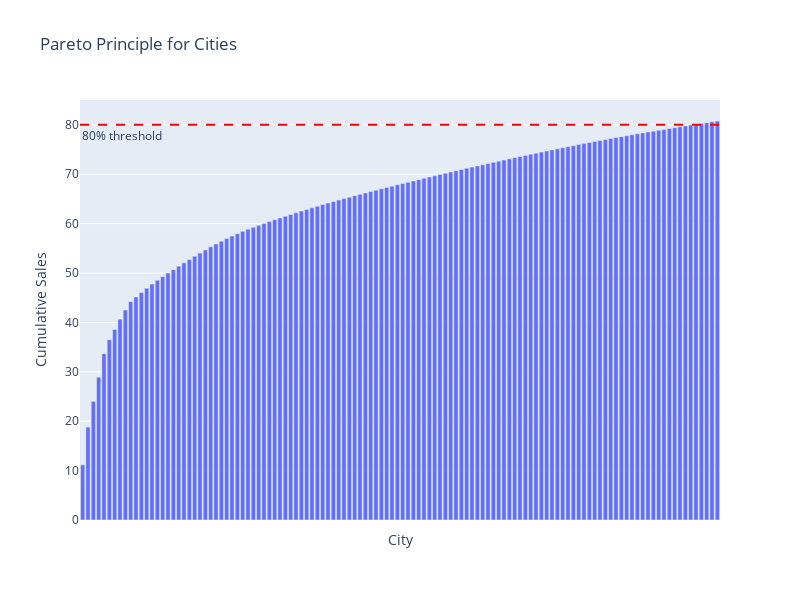

Notebook source saved alongside this figure:
### Code cell
fig = px.bar(city_profit_20,  
             x='City_State', y='cumsum_perc',
             labels={'cumsum_perc': 'Cumulative Sales'},
             title='Pareto Principle for Cities',
             height=600, width=800)

fig.add_hline(y=80, line_dash="dash", line_color="red", annotation_text="80% threshold", 
              annotation_position="bottom left")

fig.update_xaxes(showticklabels=False, title='City')

fig.show()

print(f'The top 20% of cities contribute to {city_profit_20.iloc[-1]["cumsum_perc"]:.2f}% of the total sales.')

### Figure 1 — Plotly figure (JSON) as saved in the notebook; plotly's stock layout.template omitted (floating-point values rounded to 4 significant figures)
{"data": [{"alignmentgroup": "True", "hovertemplate": "City_State=%{x}<br>Cumulative Sales=%{y}<extra></extra>", "legendgroup": "", "marker": {"color": "#636efa", "pattern": {"shape": ""}}, "name": "", "offsetgroup": "", "orientation": "v", "showlegend": false, "textposition": "auto", "type": "bar", "x": ["New York City, New York", "Los Angeles, California", "Seattle, Washington", "San Francisco, California", "Philadelphia, Pennsylvania", "Houston, Texas", "Chicago, Illinois", "San Diego, California", "Detroit, Michigan", "Jacksonville, Florida", "San Antonio, Texas", "Newark, Delaware", "Dallas, Texas", "Lafayette, Indiana", "Atlanta, Georgia", "Minneapolis, Minnesota", "Springfield, Virginia", "Providence, Rhode Island", "Columbus, Ohio", "Henderson, Kentucky", "Jackson, Michigan", "Springfield, Missouri", "Lakewood, New Jersey", "Columbus, Georgia", "Arlington, Virginia", "Charlotte, North Carolina", "Burlington, North Carolina", "Denver, Colorado", "Milwaukee, Wisconsin", "Phoenix, Arizona", "Columbia, Maryland", "North Las Vegas, Nevada", "Indianapolis, Indiana", "Buffalo, New York", "Burlington, Vermont", "Miami, Florida", "Long Beach, New York", "Lancaster, Ohio", "Newark, Ohio", "Anaheim, California", "Columbus, Indiana", "Fresno, California", "Yonkers, New York", "Aurora, Illinois", "Jackson, Mississippi", "Sacramento, California", "Louisville, Kentucky", "Tallahassee, Florida", "Richmond, Kentucky", "Huntsville, Texas", "Roswell, Georgia", "Fort Worth, Texas", "Oklahoma City, Oklahoma", "Wilmington, Delaware", "Cleveland, Ohio", "Tucson, Arizona", "Omaha, Nebraska", "Richmond, Indiana", "Columbia, South Carolina", "Baltimore, Maryland", "Lawrence, Massachusetts", "San Jose, California", "Nashville, Tennessee", "Austin, Texas", "Rochester, New York", "Chesapeake, Virginia", "Oakland, California", "Memphis, Tennessee", "Arlington, Texas", "Springfield, Oregon", "Virginia Beach, Virginia", "Everett, Massachusetts", "Springfield, Ohio", "Lakeland, Florida", "Jacksonville, North Carolina", "Tulsa, Oklahoma", "Franklin, Massachusetts", "Alexandria, Virginia", "Clinton, Maryland", "Mobile, Alabama", "Lafayette, Louisiana", "Madison, Wisconsin", "Midland, Michigan", "Tampa, Florida", "Columbia, Tennessee", "Richmond, Virginia", "Concord, North Carolina", "Brentwood, California", "Louisville, Colorado", "Morristown, New Jersey", "Fairfield, Connecticut", "Long Beach, California", "Fort Lauderdale, Florida", "Round Rock, Texas", "Lowell, Massachusetts", "Franklin, Wisconsin", "Jamestown, New York", "Great Falls, Montana", "Florence, Kentucky", "Plainfield, New Jersey", "Raleigh, North Carolina", "Toledo, Ohio", "Dover, New Hampshire", "Harrisonburg, Virginia", "Santa Barbara, California", "Lakeville, Minnesota", "Gilbert, Arizona", "Pasadena, California", "Aurora, Colorado", "Portland, Oregon", "Watertown, New York", "Mesa, Arizona", "Cranston, Rhode Island", "Knoxville, Tennessee", "Kenosha, Wisconsin", "Parma, Ohio", "Oceanside, New York", "Westminster, California", "Bellingham, Washington", "Amarillo, Texas"], "xaxis": "x", "y": [11.16, 18.82, 24.02, 28.92, 33.67, 36.48, 38.59, 40.66, 42.51, 44.21, 45.16, 46.05, 46.93, 47.78, 48.53, 49.27, 49.99, 50.69, 51.38, 52.06, 52.73, 53.39, 54.03, 54.68, 55.31, 55.9, 56.45, 56.98, 57.48, 57.96, 58.44, 58.86, 59.27, 59.66, 60.05, 60.43, 60.8, 61.16, 61.51, 61.86, 62.21, 62.55, 62.88, 63.21, 63.54, 63.85, 64.17, 64.49, 64.78, 65.07, 65.36, 65.65, 65.94, 66.22, 66.5, 66.77, 67.05, 67.32, 67.59, 67.86, 68.12, 68.39, 68.65, 68.91, 69.18, 69.44, 69.7, 69.96, 70.21, 70.46, 70.71, 70.96, 71.2, 71.45, 71.69, 71.93, 72.17, 72.41, 72.65, 72.89, 73.13, 73.36, 73.59, 73.81, 74.04, 74.26, 74.49, 74.71, 74.93, 75.15, 75.36, 75.58, 75.79, 76.0, 76.21, 76.42, 76.63, 76.83, 77.03, 77.22, 77.42, 77.61, 77.81, 78.0, 78.18, 78.37, 78.55, 78.73, 78.91, 79.08, 79.26, 79.44, 79.61, 79.78, 79.95, 80.12, 80.29, 80.45, 80.62, 80.78], "yaxis": "y"}], "layout": {"annotations": [{"showarrow": false, "text": "80% threshold", "x": 0, "xanchor": "left", "xref": "x domain", "y": 80, "yanchor": "top", "yref": "y"}], "barmode": "relative", "height": 600, "legend": {"tracegroupgap": 0}, "shapes": [{"line": {"color": "red", "dash": "dash"}, "type": "line", "x0": 0, "x1": 1, "xref": "x domain", "y0": 80, "y1": 80, "yref": "y"}], "title": {"text": "Pareto Principle for Cities"}, "width": 800, "xaxis": {"anchor": "y", "domain": [0, 1], "showticklabels": false, "title": {"text": "City"}}, "yaxis": {"anchor": "x", "domain": [0, 1], "title": {"text": "Cumulative Sales"}}}}
